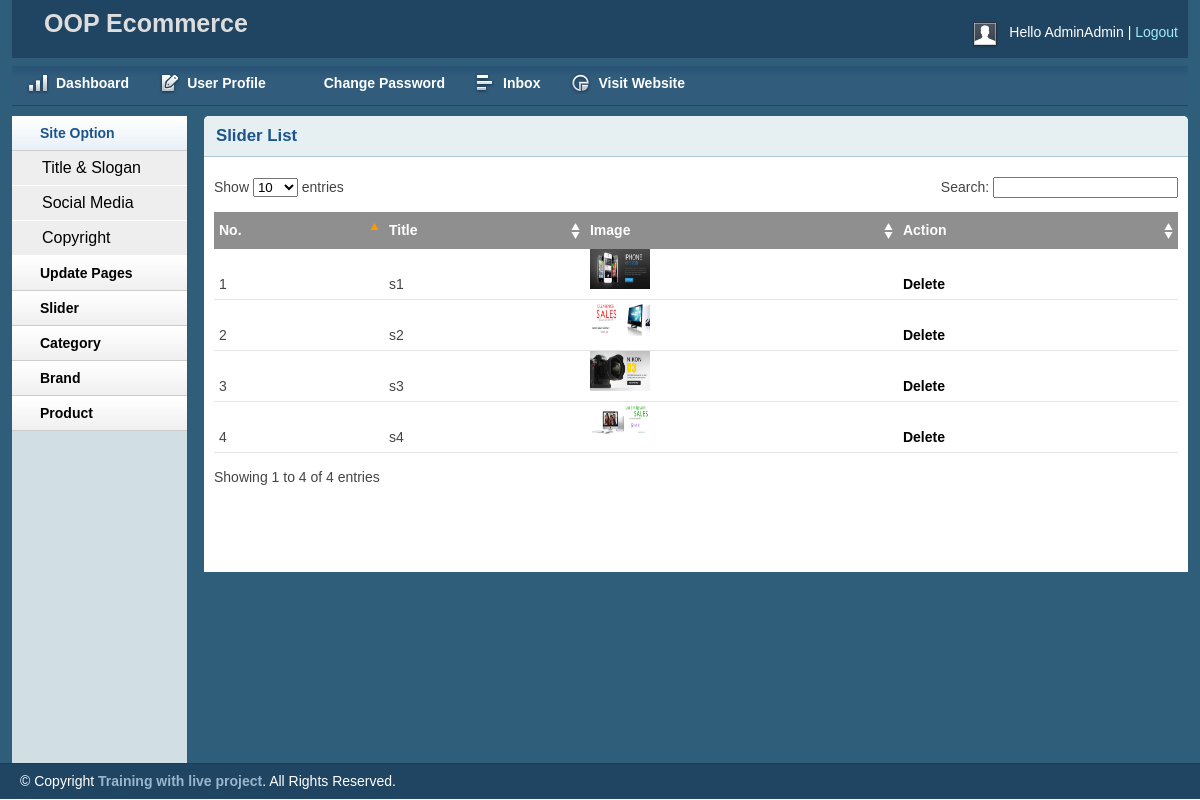
The app's page /admin/sliderlist.php (signed in) with its own data.
### tables this page shows
CREATE TABLE `tb_slider` (
  `id` int(11) NOT NULL,
  `title` varchar(20) NOT NULL,
  `image` varchar(255) NOT NULL
);

### lib/Database.php (called while the page is built, shortened)
<?php
Class Database{
 public $host   = DB_HOST;
 public $user   = DB_USER;
 public $pass   = DB_PASS;
 public $dbname = DB_NAME;
 public $link;
private function connectDB(){
 $this->link = new mysqli($this->host, $this->user, $this->pass,
  $this->dbname);
 }
public function select($query){
  $result = $this->link->query($query) or
   die($this->link->error.__LINE__);
  if($result->num_rows > 0){
    return $result;
  } else {
    return false;
  }
 }
}

### classes/Brand.php (called while the page is built, shortened)
<?php
 $filepath=realpath(dirname(__FILE__));
 include_once($filepath.'/../lib/Database.php');
class Brand{
  private $db;
  public function __construct(){
    $this->db= new Database();
   }
  public function getAllSlider(){
    $query="SELECT * FROM tb_slider ORDER BY id ASC";
    $result=$this->db->select($query);
    return $result;
  }
}
?>

### admin/sliderlist.php (the view, shortened to what this page needs)
<?php include 'inc/header.php';?>
<?php include 'inc/sidebar.php';?>
<?php  include '../classes/Brand.php';?>
<?php
 $brand= new Brand();
 ?>
<div class="grid_10">
    <div class="box round first grid">
        <h2>Slider List</h2>
        <div class="block">
            <table class="data display datatable" id="example">
			<thead>
				<tr>
					<th>No.</th>
					<th>Title</th>
					<th>Image</th>
					<th>Action</th>
				</tr>
			</thead>
			<tbody>
            <?php
			 $getslide=$brand->getAllSlider();
			 if( $getslide){
			 	$i=1;
			 	while($result= $getslide->fetch_assoc()){
                  ?>
				<tr class="odd gradeX">
					<td><?php echo $i++;?></td>
					<td><?php echo $result['title'];?></td>
					<td><img src="<?php echo $result['image'];?>" height="40px" width="60px"/></td>
				<td>
							 <a onclick=" return confirm('Are you sure to Delete')" href="?delslide=<?php echo $result['id']; ?>">
							 	Delete</a></td>
					</tr>
					<?php }}?>
			</tbody>
		</table>
       </div>
    </div>
</div>
<?php include 'inc/footer.php';?>

### admin/css/layout.css (style rules this page uses)
body { background: #fff none repeat scroll 0 0; color: #444; font-size: 14px; padding: 0; }
a { color: #000; font-weight:bold; text-decoration: none; }
h1, h2, h3, h4, h5, h6 { line-height:1.2em; margin-bottom:.3em; }
h2 { margin-top:1em; }
.box { background:#fff; margin-bottom:20px; padding:10px 10px 10px 10px; margin-left:-8px; }
.box.grid { padding-bottom:40px; }
.box.round { -moz-border-radius: 5px 5px 0px 0px; -webkit-border-radius: 5px 5px 0px 0px; border-radius: 5px 5px 0px 0px; }
.box h2 { font-size:1.2em; font-weight:bold; color:#1B548D; background:#E6F0F3; margin:-10px -10px 0 -10px; padding:10px 12px; border-bottom:1px solid #B3CBD6; -moz-border-radius: 5px 5px 0px 0px; -webkit-border-radius: 5px 5px 0px 0px; border-radius: 5px 5px 0px 0px; }
.box.first { min-height: 406px; }
.block { padding-top:20px; }
.block { padding-bottom:1px; }
table.display { margin: 0 auto; clear: both; width: 100%; }
.sorting_asc { background: #8f8f8f url(../img/table/sort_asc.png) no-repeat center right; padding:8px 5px; text-align:left; color:#fff; }
.sorting { background:#8f8f8f url(../img/table/sort_both.png) no-repeat center right; padding:8px 5px; text-align:left; color:#fff; }
tr.odd { height: 30px; line-height: 30px; border-bottom:1px solid #e6e6e6; }
tr.even { height: 30px; line-height: 30px; border-bottom:1px solid #e6e6e6; }
tr.odd td, tr.even td { padding-left:5px; }

### records on screen
tb_slider: title "s1", image (picture)
tb_slider: title "s2", image (picture)
tb_slider: title "s3", image (picture)
tb_slider: title "s4", image (picture)

### other values on screen
Session::get('admin_name') "AdminAdmin"
